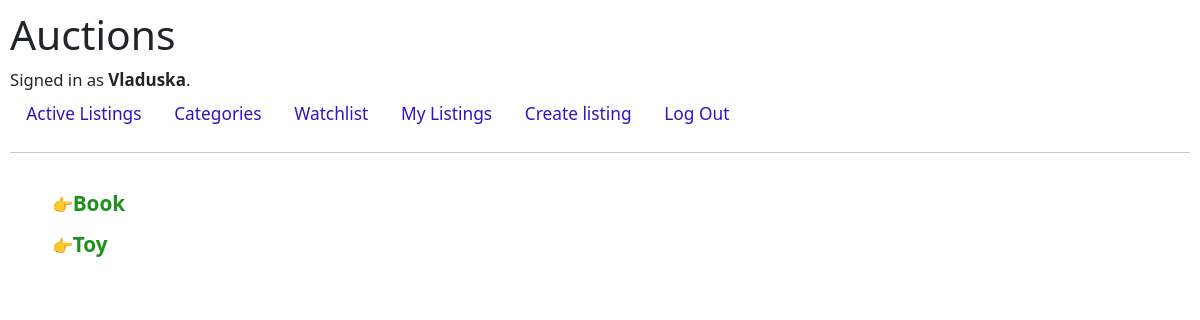
The page /categories (signed in) on the database its author committed.
### auctions/models.py (models this page shows, shortened)
class User(AbstractUser):
    pass

class Category(models.Model):
    name = models.TextField()

### auctions/views.py (the view)
# urls.py: path("categories", views.categories, name="categories"),
def categories(request):
    return render(request, "auctions/categories.html", {
            "categories": list_categories()
        })

### auctions/views.py (called while the page is built)
def list_categories(add=None):
    categories = Category.objects.values_list("name", flat=True)
    lower_categories = [c.casefold() for c in categories]
    if add:
        if add.casefold() not in lower_categories:
            categ = Category(name=add.capitalize())
            categ.save()
    active_categories_id = list(Listing.objects.filter(activity="A").values_list('category', flat=True))
    active_categories = Category.objects.filter(id__in = active_categories_id).values_list("name", flat=True)
    print(f"active {active_categories}")
    return (sorted(active_categories))

### auctions/templates/auctions/categories.html (shortened to what this page needs)
{% extends "auctions/layout.html" %}
{% block body %}
    <div id="category">
        <ul>
            {% for category in categories %}
                <li><a href="{% url 'category_page' category %}"> {{ category }}</a>
            {% endfor %}
        </ul>
    </div>
{% endblock %}

### auctions/templates/auctions/layout.html (shortened to what this page needs)
{% load static %}
<!DOCTYPE html>
<html lang="en">
    <head>
        <link rel="stylesheet" href="https://stackpath.bootstrapcdn.com/bootstrap/4.4.1/css/bootstrap.min.css">
        <link href="{% static 'auctions/styles.css' %}" rel="stylesheet">
        <link href="https://cdn.jsdelivr.net/npm/bootstrap@5.1.3/dist/css/bootstrap.min.css" rel="stylesheet">
    </head>
    <body>
        <h1>Auctions</h1>
        <div>
            {% if user.is_authenticated %}
                Signed in as <strong>{{ user.username }}</strong>.
            {% else %}
                Not signed in.
            {% endif %}
        </div>
        <ul class="nav">
            <li class="nav-item">
                <a class="nav-link" href="{% url 'index' %}">Active Listings</a>
            </li>
            <li class="nav-item">
                <a class="nav-link" href="{% url 'categories' %}">Categories</a>
            </li>
            {% if user.is_authenticated %}
                <li class="nav-item">
                    <a class="nav-link" href="{% url 'watchlist' %}">Watchlist</a>
                </li>
                <li class="nav-item">
                    <a class="nav-link" href="{% url 'my_listings' %}">My Listings</a>
                </li>
                <li class="nav-item">
                    <a class="nav-link" href="{% url 'create_listing' %}">Create listing</a>
                </li>
                <li class="nav-item">
                    <a class="nav-link" href="{% url 'logout' %}">Log Out</a>
                </li>
            {% endif %}
        </ul>
        <hr>
        {% block body %}
        {% endblock %}
    </body>
</html>

### auctions/static/auctions/styles.css (style rules this page uses)
body { padding: 10px; }
* { font-size:1.02em; }
.nav-link { color: #3212c3!important; text-decoration: none!important; }
#category { display: block; margin: 30px; }
#category a { color: #1f921d!important; text-decoration: none!important; font-size: 1.2em; line-height: 2em; font-weight: 600; }
#category li::marker { content: "👉"; font-size: 17px; }

### rows shown on the page
User: username "Vladuska"
Category: name "Book"
Category: name "Toy"
